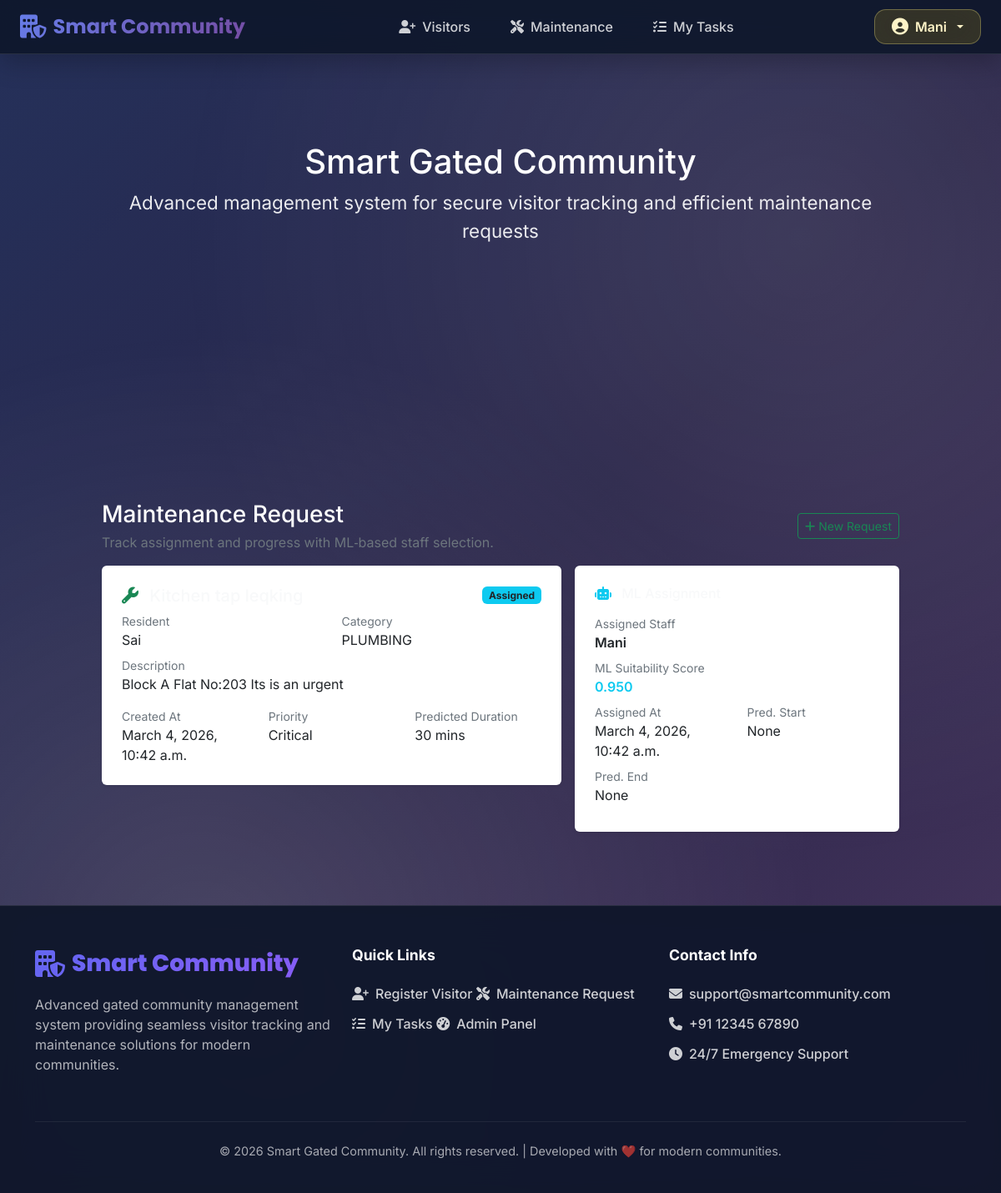
Page /maintainance/79/ (signed in) on the committed database.
### accounts/models.py (models this page shows, shortened)
class User(AbstractUser):
    class Role(models.TextChoices):
        ADMIN = "ADMIN", "Admin"
        RESIDENT = "RESIDENT", "Resident"
        STAFF = "STAFF", "Maintenance Staff"
        GUARD = "GUARD", "Security Guard"
    role = models.CharField(
        max_length=20,
        choices=Role.choices,
        default=Role.RESIDENT,
    )
    flat_number = models.CharField(max_length=20, blank=True, null=True)
    phone = models.CharField(max_length=15, blank=True, null=True)
    class Designation(models.TextChoices):
        PLUMBER = "PLUMBER", "Plumber"
        ELECTRICIAN = "ELECTRICIAN", "Electrician"
        CARPENTER = "CARPENTER", "Carpenter"
        PAINTER = "PAINTER", "Painter"
        HVAC_TECHNICIAN = "HVAC_TECHNICIAN", "HVAC Technician"
        GARDENER = "GARDENER", "Gardener"
        SECURITY_GUARD = "SECURITY_GUARD", "Security Guard"
        CLEANER = "CLEANER", "Cleaner"
        GENERAL = "GENERAL", "General Maintenance"
    designation = models.CharField(
        max_length=20,
        choices=Designation.choices,
        blank=True,
        null=True,
        help_text="Staff designation"
    )

### maintainance/models.py (models this page shows, shortened)
class MaintenanceRequest(models.Model):
    class Status(models.TextChoices):
        OPEN = "OPEN", "Open"
        ASSIGNED = "ASSIGNED", "Assigned"
        IN_PROGRESS = "IN_PROGRESS", "In Progress"
        COMPLETED = "COMPLETED", "Completed"
    PRIORITY_CHOICES = [
        (1, "Low"),
        (2, "Medium"),
        (3, "High"),
        (4, "Critical"),
    ]
    resident = models.ForeignKey(User, on_delete=models.CASCADE, related_name="maintenance_requests")
    title = models.CharField(max_length=100)
    description = models.TextField()
    category = models.CharField(
        max_length=50,
        choices=StaffSkill.SKILL_CHOICES,
        default="GENERAL",
    )
    created_at = models.DateTimeField(default=timezone.now)
    status = models.CharField(max_length=20, choices=Status.choices, default=Status.OPEN)
    priority = models.IntegerField(choices=PRIORITY_CHOICES, default=2)
    predicted_duration_minutes = models.IntegerField(default=30)

class Assignment(models.Model):
    request = models.OneToOneField(MaintenanceRequest, on_delete=models.CASCADE, related_name="assignment")
    staff = models.ForeignKey(User, on_delete=models.CASCADE, limit_choices_to={"role": "STAFF"})
    assigned_at = models.DateTimeField(default=timezone.now)
    predicted_start_time = models.DateTimeField(blank=True, null=True)
    predicted_end_time = models.DateTimeField(blank=True, null=True)
    score = models.FloatField(default=0.0)  # ML score for suitability
    accepted = models.BooleanField(default=False)
    rejected = models.BooleanField(default=False)
    rejection_reason = models.TextField(blank=True, null=True)
    accepted_at = models.DateTimeField(blank=True, null=True)

### maintainance/views.py (the view, shortened to what this page needs)
# urls.py: path("<int:pk>/", views.maintenance_detail, name="maintenance_detail"),
@login_required
def maintenance_detail(request, pk):
    mr = get_object_or_404(MaintenanceRequest, pk=pk)
    assignment = getattr(mr, "assignment", None)
    return render(
        request,
        "maintainance/details.html",
        {"request_obj": mr, "assignment": assignment},
    )

### templates/maintainance/details.html (shortened to what this page needs)
{% extends "base.html" %}
{% block content %}
<div class="py-4">
    <div class="d-flex justify-content-between align-items-center mb-3">
        <div>
            <h1 class="h3 mb-1 gradient-text">Maintenance Request</h1>
            <p class="text-secondary mb-0">
                Track assignment and progress with ML‑based staff selection.
            </p>
        </div>
        <a href="/maintainance/create/" class="btn btn-sm btn-outline-success">
            <i class="fa-solid fa-plus me-1"></i>New Request
        </a>
    </div>
    <div class="row g-3">
        <div class="col-lg-7">
            <div class="card card-glass shadow-sm border-0">
                <div class="card-body p-4">
                    <div class="d-flex justify-content-between align-items-center mb-2">
                        <h2 class="h5 mb-0 text-light">
                            <i class="fa-solid fa-wrench me-2 text-success"></i>
                        </h2>
                        <span class="badge
                            {% if request_obj.status == 'OPEN' %}bg-warning text-dark
                            {% elif request_obj.status == 'ASSIGNED' %}bg-info text-dark
                            {% elif request_obj.status == 'IN_PROGRESS' %}bg-primary
                            {% else %}bg-success{% endif %}">
                            {{ request_obj.get_status_display }}
                        </span>
                    </div>
                    <div class="row mb-2">
                        <div class="col-sm-6">
                            <small class="text-secondary d-block">Resident</small>
                            <span>{{ request_obj.resident.username }}</span>
                        </div>
                        <div class="col-sm-6">
                            <small class="text-secondary d-block">Category</small>
                            <span>{{ request_obj.category }}</span>
                        </div>
                    </div>
                    <div class="mb-2">
                        <small class="text-secondary d-block">Description</small>
                        <p class="mb-0">{{ request_obj.description }}</p>
                    </div>
                    <div class="row mt-3">
                        <div class="col-sm-4">
                            <small class="text-secondary d-block">Created At</small>
                            <span>{{ request_obj.created_at }}</span>
                        </div>
                        <div class="col-sm-4">
                            <small class="text-secondary d-block">Priority</small>
                            <span>{{ request_obj.get_priority_display }}</span>
                        </div>
                        <div class="col-sm-4">
                            <small class="text-secondary d-block">Predicted Duration</small>
                            <span>{{ request_obj.predicted_duration_minutes }} mins</span>
                        </div>
                    </div>
                </div>
            </div>
        </div>
        <div class="col-lg-5">
            <div class="card card-glass shadow-sm border-0 h-100">
                <div class="card-body p-4">
                    <h2 class="h6 mb-3 text-light">
                        <i class="fa-solid fa-robot me-2 text-info"></i>
                    </h2>
                    {% if request_obj.assignment %}
                        <div class="mb-2">
                            <small class="text-secondary d-block">Assigned Staff</small>
                            <span class="fw-semibold">
                                {{ request_obj.assignment.staff.username }}
                            </span>
                        </div>
                        <div class="mb-2">
                            <small class="text-secondary d-block">ML Suitability Score</small>
                            <span class="text-info fw-semibold">
                                {{ request_obj.assignment.score|floatformat:3 }}
                            </span>
                        </div>
                        <div class="row mb-2">
                            <div class="col-sm-6">
                                <small class="text-secondary d-block">Assigned At</small>
                                <span>{{ request_obj.assignment.assigned_at }}</span>
                            </div>
                            <div class="col-sm-6">
                                <small class="text-secondary d-block">Pred. Start</small>
                                <span>{{ request_obj.assignment.predicted_start_time }}</span>
                            </div>
                        </div>
                        <div class="mb-2">
                            <small class="text-secondary d-block">Pred. End</small>
                            <span>{{ request_obj.assignment.predicted_end_time }}</span>
                        </div>
                    {% else %}
                        <p class="text-secondary mb-0">
                            No staff assigned yet. Once the request is created,
                            the ML scheduler will pick the best available staff
                            based on skills, workload and priority.
                        </p>
                    {% endif %}
                </div>
            </div>
        </div>
    </div>
</div>
{% endblock %}

### templates/base.html (shortened to what this page needs)
<!DOCTYPE html>
<html lang="en">
<head>
    <link href="https://cdn.jsdelivr.net/npm/bootstrap@5.3.2/dist/css/bootstrap.min.css"
          rel="stylesheet"
>
    <link rel="stylesheet"
          href="https://cdnjs.cloudflare.com/ajax/libs/font-awesome/6.5.1/css/all.min.css"
>
</head>
<body {% if request.path == '/' %}class="home-page"{% endif %}>
    <nav class="navbar navbar-expand-lg navbar-dark fixed-top">
        <div class="container-fluid px-4">
            <a class="navbar-brand d-flex align-items-center" href="{% url 'home' %}">
                <i class="fa-solid fa-building-shield me-2 fs-3"></i>
                <span>Smart Community</span>
            </a>
            <div class="collapse navbar-collapse" id="mainNavbar">
                <ul class="navbar-nav mx-auto mb-2 mb-lg-0">
                    <li class="nav-item">
                        <a class="nav-link {% if request.path|slice:'0:10' == '/visitors/' %}active{% endif %}"
                           href="/visitors/create/">
                            <i class="fa-solid fa-user-plus me-2"></i>Visitors
                        </a>
                    </li>
                    <li class="nav-item">
                        <a class="nav-link {% if request.path|slice:'0:13' == '/maintainance/' %}active{% endif %}"
                           href="/maintainance/create/">
                            <i class="fa-solid fa-tools me-2"></i>Maintenance
                        </a>
                    </li>
                    {% if request.user.is_authenticated and request.user.role == 'STAFF' %}
                    <li class="nav-item">
                        <a class="nav-link {% if request.path|slice:'0:20' == '/maintainance/my-tasks' %}active{% endif %}"
                           href="/maintainance/my-tasks/">
                            <i class="fa-solid fa-list-check me-2"></i>My Tasks
                        </a>
                    </li>
                    {% endif %}
                </ul>
                <div class="d-flex align-items-center gap-3">
                    {% if request.user.is_authenticated %}
                        <div class="dropdown">
                            <button class="btn user-btn dropdown-toggle d-flex align-items-center gap-2"
                                    type="button" data-bs-toggle="dropdown" aria-expanded="false">
                                <i class="fa-solid fa-user-circle fs-5"></i>
                                <span class="d-none d-md-inline">{{ request.user.username }}</span>
                            </button>
                        </div>
                    {% else %}
                        <a href="{% url 'login' %}" class="btn btn-primary">
                            <i class="fa-solid fa-right-to-bracket me-2"></i>Login
                        </a>
                    {% endif %}
                </div>
            </div>
        </div>
    </nav>
    {% if request.path != "/accounts/login/" and request.path != "/login/" %}
    <section class="hero-section">
        <div class="container">
            <div class="row justify-content-center">
                <div class="col-12 col-lg-10">
                    <div class="hero-content">
                        <h1 class="hero-title">Smart Gated Community</h1>
                        <p style="font-size: clamp(1.1rem, 3vw, 1.4rem); opacity: 0.9; font-weight: 400;">
                            Advanced management system for secure visitor tracking and efficient maintenance requests
                        </p>
                    </div>
                </div>
            </div>
        </div>
    </section>
    {% endif %}
    <div class="container-fluid main-wrapper px-3 px-md-4">
        <div class="row">
            <div class="col-12 col-xl-10 mx-auto">
                {% block content %}{% endblock %}
            </div>
        </div>
    </div>
    <footer class="footer">
        <div class="container">
            <div class="row">
                <div class="col-lg-4 col-md-6 mb-4">
                    <div class="footer-brand d-flex align-items-center mb-3">
                        <i class="fa-solid fa-building-shield me-2 fs-2"></i>
                    </div>
                    <p class="opacity-75 mb-0">Advanced gated community management system providing seamless visitor tracking and maintenance solutions for modern communities.</p>
                </div>
                <div class="col-lg-4 col-md-6 mb-4">
                    <h5>Quick Links</h5>
                    <div class="footer-links">
                        <a href="/visitors/create/"><i class="fa-solid fa-user-plus"></i>Register Visitor</a>
                        <a href="/maintainance/create/"><i class="fa-solid fa-tools"></i>Maintenance Request</a>
                        {% if request.user.is_authenticated and request.user.role == 'STAFF' %}
                        <a href="/maintainance/my-tasks/"><i class="fa-solid fa-list-check"></i>My Tasks</a>
                        {% endif %}
                        <a href="/admin/"><i class="fa-solid fa-gauge-high"></i>Admin Panel</a>
                    </div>
                </div>
                <div class="col-lg-4 col-md-12 mb-4">
                    <h5>Contact Info</h5>
                    <div class="footer-links">
                        <a href="#"><i class="fa-solid fa-envelope"></i>support@smartcommunity.com</a>
                        <a href="#"><i class="fa-solid fa-phone"></i>+91 12345 67890</a>
                        <a href="#"><i class="fa-solid fa-clock"></i>24/7 Emergency Support</a>
                    </div>
                </div>
            </div>
            <div class="footer-bottom">
                <p>&copy; 2026 Smart Gated Community. All rights reserved. | Developed with ❤️ for modern communities.</p>
            </div>
        </div>
    </footer>
</body>
</html>

### rows in the picture
User: user.username "Mani"
MaintenanceRequest: status "Assigned", resident.username "Sai", category "PLUMBING", description "Block A Flat No:203 Its is an urgent", created_at "March 4, 2026, 10:42 a.m.", priority "Critical", predicted_duration_minutes "30", assignment.staff.username "Mani", assignment.score "0.950", assignment.assigned_at "March 4, 2026, 10:42 a.m.", assignment.predicted_start_time "None", assignment.predicted_end_time "None"
